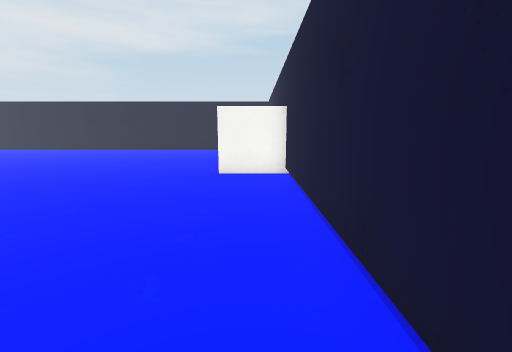
[1] (above)

24 first-person views from a walk through a 3-D level made in the Unity game engine. The camera is 1.2 m above the floor, tilts 10° down and sees 90° across. The floor is counted in squares, 1 m on a side. Each view is taken from the middle of a square. On the plan, view 1 faces up. The plan holds only what a view shows up to about 12 squares ahead; the rest is blank. The player character is not drawn. Surface patterns are stand-ins for the level's own textures.

[2]
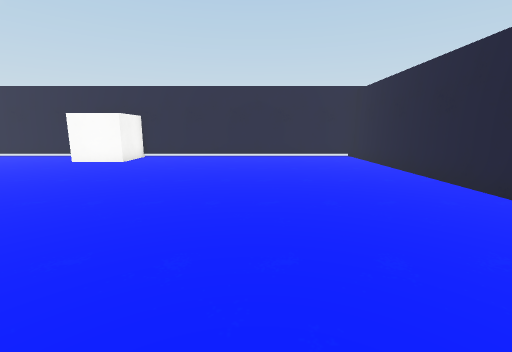

[3]
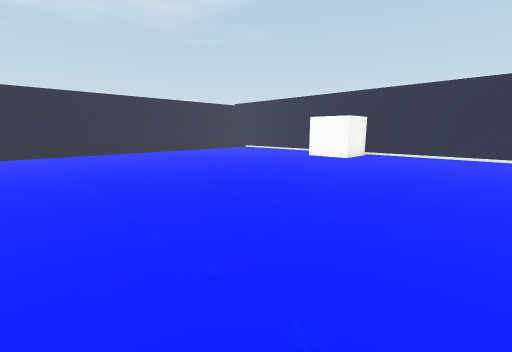

[4]
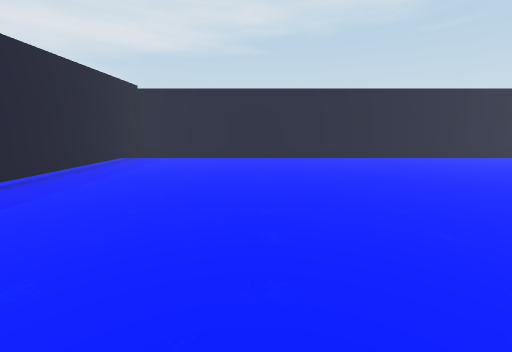

[5]
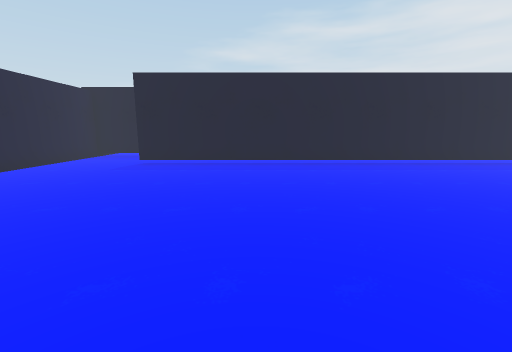

[6]
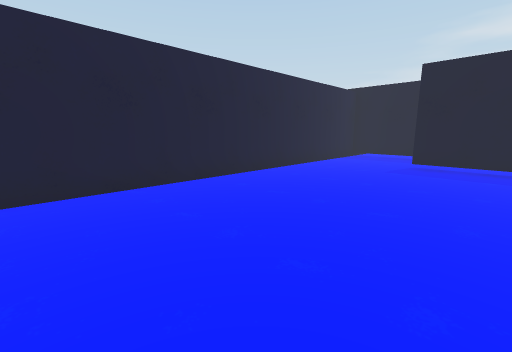

[7]
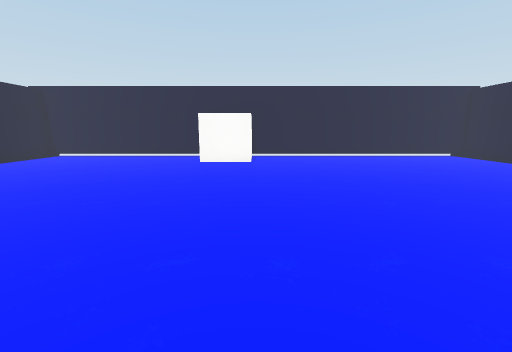

[8]
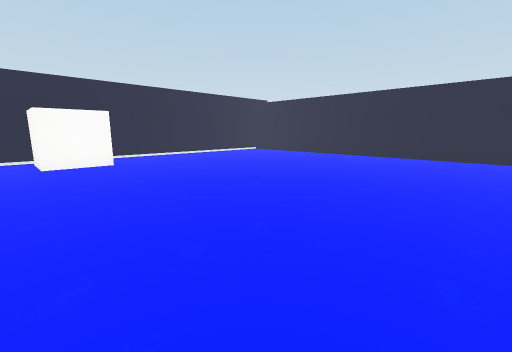

[9]
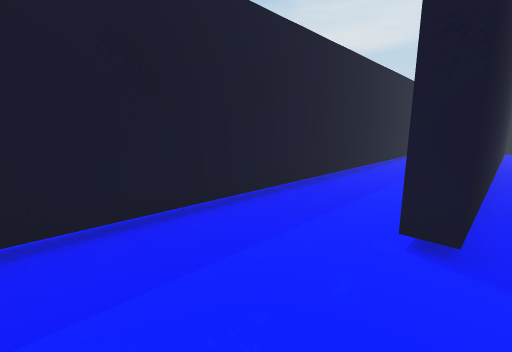

[10]
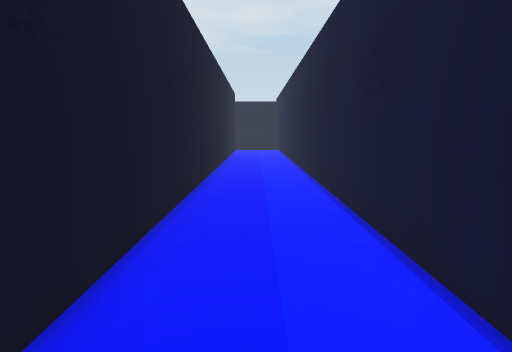

[11]
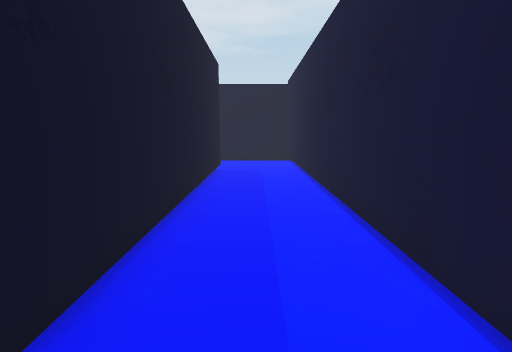

[12]
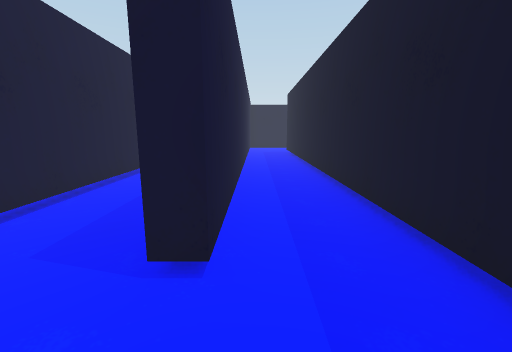

[13]
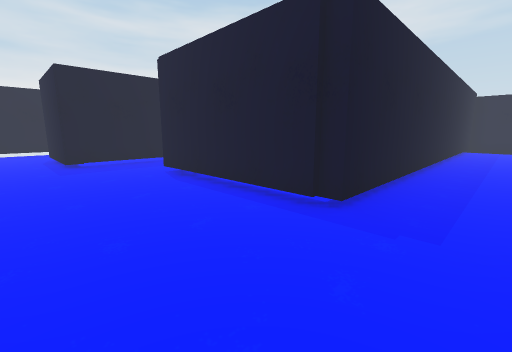

[14]
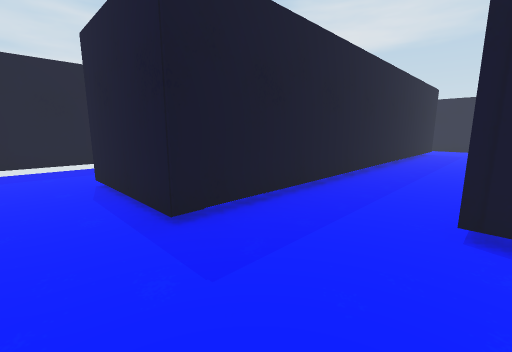

[15]
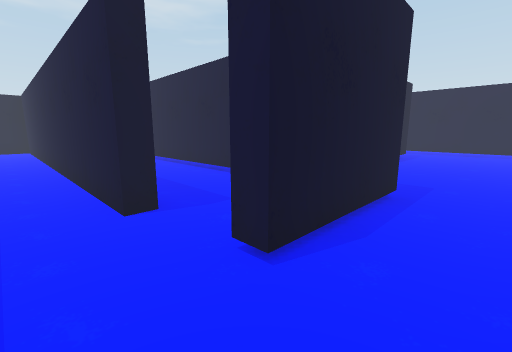

[16]
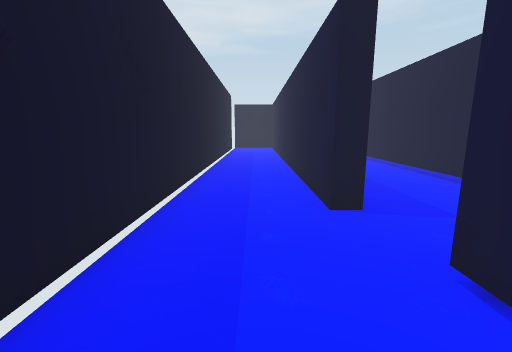

[17]
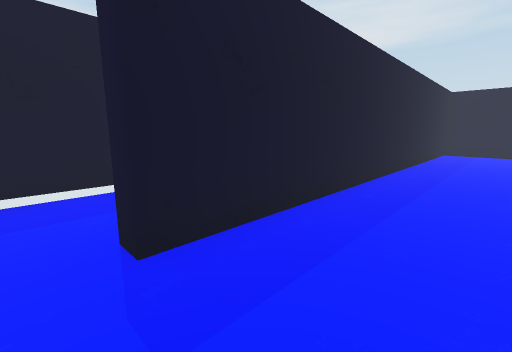

[18]
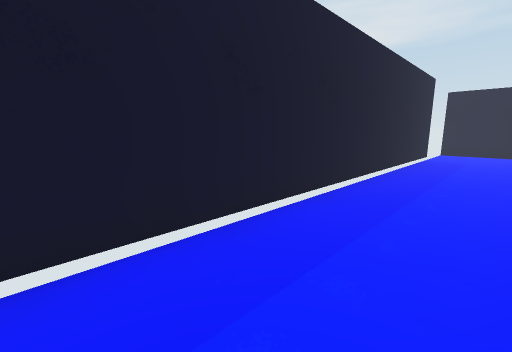

[19]
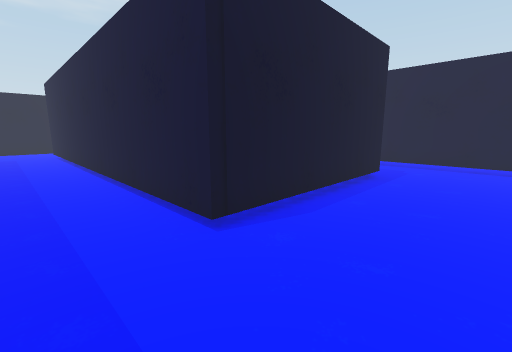

[20]
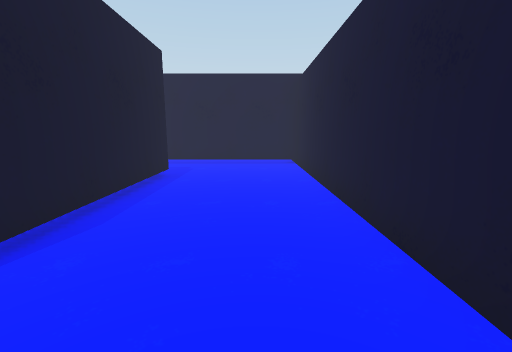

[21]
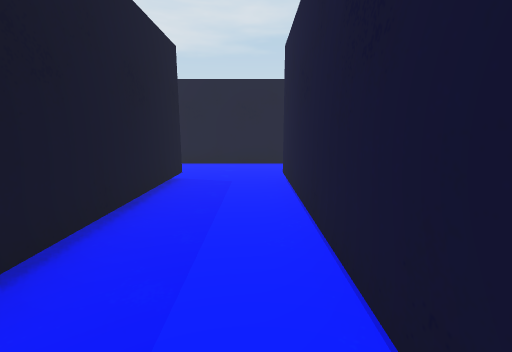

[22]
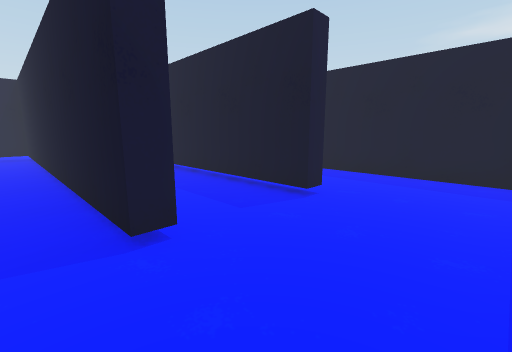

[23]
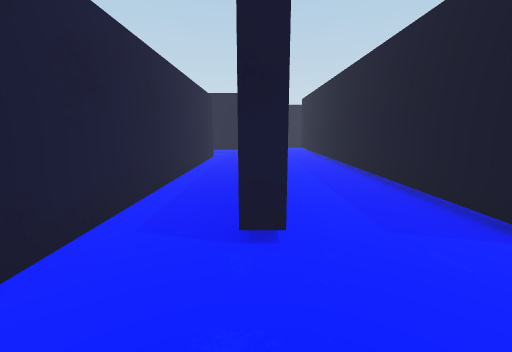

[24]
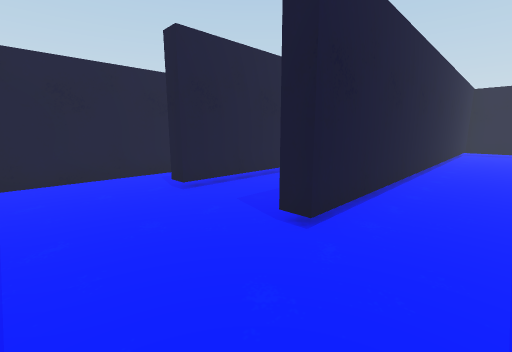

### Floor plan
Points are (right, up) in squares from view 1. A wall is a line through its corners. A room is listed if a view was taken in it or the views show most of it. See-through windows are left out.
Room 1 (views 1, 2, 3, 4, 5, 6, 7, 8, 9, 10, 11)
walls: (0.8, 9.1) (0.8, 16.5) (-18.2, 16.5) (-18.2, 0.8) (-18.7, 0.8) (-18.7, 16.5) (-21.5, 16.5); (-21.6, 14.1) (-21.1, 14.1) (-21.1, -2.5) (0.8, -2.5) (0.8, 7.2)
ways out: opening at (-21, 15.5) to room 2
objects: cube (-1, 7) to (0, 9)
Room 2 (views 12, 13, 14, 15, 16, 17, 18, 19, 20, 21, 22, 23, 24)
walls: (-27, 3.9) (-27, 16.1); (-32.4, 0.4) (-32.4, 13.4) (-31.9, 13.4) (-31.9, -0.6) (-35.4, -0.6) (-35.4, 0); (-34, -0.1) (-32.8, -0.1); (-24, 1.4) (-29.3, 1.4) (-29.3, 13.4) (-28.8, 13.4) (-28.8, 1.9) (-28, 1.9); (-29.6, -2.5) (-21.6, -2.5) (-21.6, 2.2); (-21.6, 4.6) (-21.6, 14.1); (-38.4, 13.2) (-38.4, -2); (-28.9, 16.5) (-34.9, 16.5); (-35.4, 16.1) (-35.4, 1.8) (-35.9, 1.8) (-35.9, 14); (-23.7, 14.5) (-23.7, 1.5) (-24.1, 1.5); (-36, 16.5) (-37.9, 16.5)
ways out: opening at (-21, 15.5) to room 1; gap at (-39, 13)

Positions as (right, up) in squares from view 1, and headings:
1: (0, 0), facing up
2: (-11, 2), facing right
3: (-12, 2), facing up-right
4: (-13, 5), facing up
5: (-9, 5), facing left
6: (-9, 3), facing down-left
7: (-11, 7), facing right
8: (-11, 10), facing down-right
9: (-18, -2), facing up-left
10: (-20, 0), facing up
11: (-20, 6), facing up
12: (-22, 16), facing down
13: (-22, -2), facing up-left
14: (-29, -2), facing up-left
15: (-37, -2), facing up-right
16: (-37, -2), facing up
17: (-33, 1), facing up-left
18: (-36, 1), facing up-left
19: (-31, -1), facing up-right
20: (-31, -1), facing right
21: (-30, 7), facing up
22: (-28, 16), facing down-left
23: (-29, 16), facing down
24: (-34, 16), facing down-right
